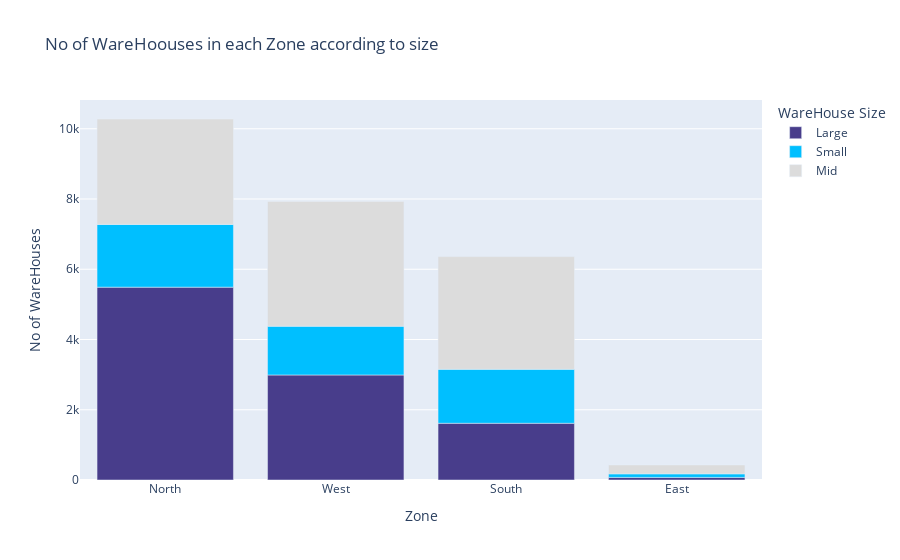

Source (notebook cell):
### Code cell
fig = px.bar(zone_df, x=zone_df["Zone"], y=zone_df["No of WareHouses"], color=zone_df["WareHouse Size"], title="No of WareHoouses in each Zone according to size", color_discrete_sequence=["darkslateblue", "deepskyblue", "gainsboro"])
fig.show()

### Figure 1 — Plotly figure (JSON) as saved in the notebook; plotly's stock layout.template omitted (floating-point values rounded to 4 significant figures)
{"data": [{"alignmentgroup": "True", "hovertemplate": "WareHouse Size=Large<br>Zone=%{x}<br>No of WareHouses=%{y}<extra></extra>", "legendgroup": "Large", "marker": {"color": "darkslateblue", "pattern": {"shape": ""}}, "name": "Large", "offsetgroup": "Large", "orientation": "v", "showlegend": true, "textposition": "auto", "type": "bar", "x": ["North", "West", "South", "East"], "xaxis": "x", "y": [5490, 2990, 1615, 74], "yaxis": "y"}, {"alignmentgroup": "True", "hovertemplate": "WareHouse Size=Small<br>Zone=%{x}<br>No of WareHouses=%{y}<extra></extra>", "legendgroup": "Small", "marker": {"color": "deepskyblue", "pattern": {"shape": ""}}, "name": "Small", "offsetgroup": "Small", "orientation": "v", "showlegend": true, "textposition": "auto", "type": "bar", "x": ["North", "South", "West", "East"], "xaxis": "x", "y": [1787, 1536, 1387, 101], "yaxis": "y"}, {"alignmentgroup": "True", "hovertemplate": "WareHouse Size=Mid<br>Zone=%{x}<br>No of WareHouses=%{y}<extra></extra>", "legendgroup": "Mid", "marker": {"color": "gainsboro", "pattern": {"shape": ""}}, "name": "Mid", "offsetgroup": "Mid", "orientation": "v", "showlegend": true, "textposition": "auto", "type": "bar", "x": ["West", "South", "North", "East"], "xaxis": "x", "y": [3554, 3211, 3001, 254], "yaxis": "y"}], "layout": {"barmode": "relative", "legend": {"title": {"text": "WareHouse Size"}, "tracegroupgap": 0}, "title": {"text": "No of WareHoouses in each Zone according to size"}, "xaxis": {"anchor": "y", "domain": [0, 1], "title": {"text": "Zone"}}, "yaxis": {"anchor": "x", "domain": [0, 1], "title": {"text": "No of WareHouses"}}}}
